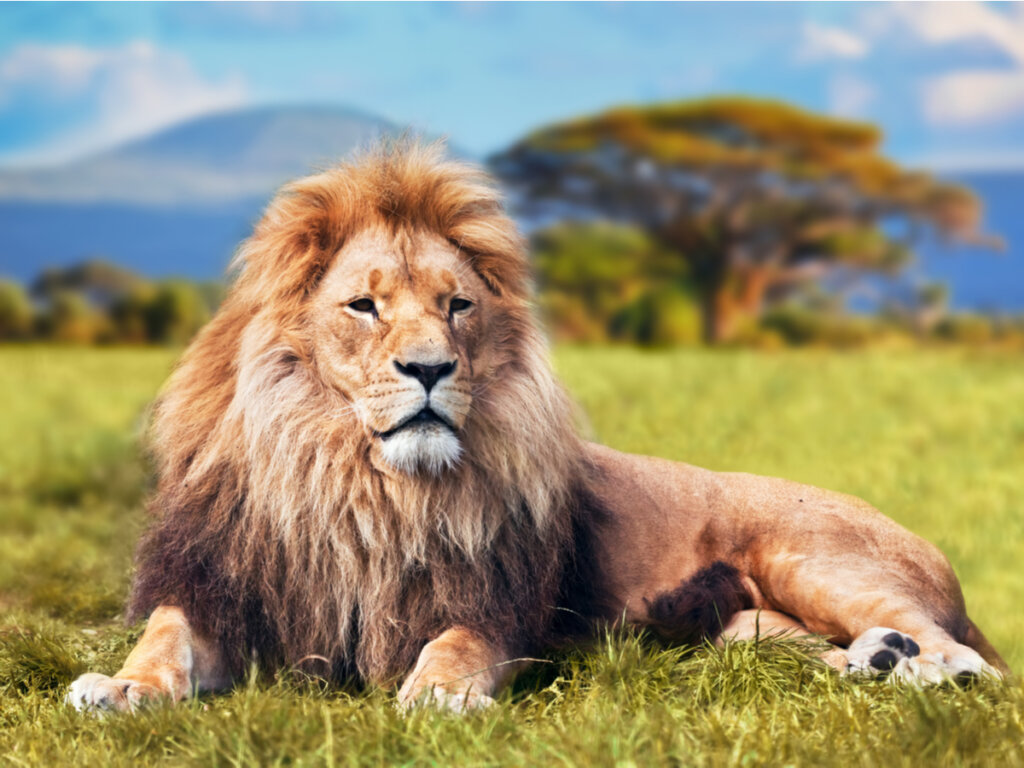
#> input picture phase2/lion.jpg, 1024 x 768 px
$ python phase1_keyframe_extraction.py --source phase2/lion.jpg --dest out
#> lines starting #> are read from the running program, lines starting #| are printed output that depends on the picture
import json
import os
import cv2
import csv
import numpy as np
import time
import peakutils
import matplotlib.pyplot as plt
import argparse
from PIL import Image

def scale(img, xScale, yScale):
    res = cv2.resize(img, None, fx=xScale, fy=yScale, interpolation=cv2.INTER_AREA)
    return res


def crop(infile, height, width):
    im = Image.open(infile)
    imgwidth, imgheight = im.size
    for i in range(imgheight // height):
        for j in range(imgwidth // width):
            box = (j * width, i * height, (j + 1) * width, (i + 1) * height)
            yield im.crop(box)


def averagePixels(path):
    r, g, b = 0, 0, 0
    count = 0
    pic = Image.open(path)
    for x in range(pic.size[0]):
        for y in range(pic.size[1]):
            imgData = pic.load()
            tempr, tempg, tempb = imgData[x, y]
            r += tempr
            g += tempg
            b += tempb
            count += 1
    return (r / count), (g / count), (b / count), count

def convert_frame_to_grayscale(frame):
    grayframe = None
    gray = None
    if frame is not None:
        cv2.cvtColor(frame, cv2.COLOR_BGR2GRAY)
        gray = cv2.cvtColor(frame, cv2.COLOR_BGR2GRAY)
        gray = scale(gray, 1, 1)
        grayframe = scale(gray, 1, 1)
        gray = cv2.GaussianBlur(gray, (9, 9), 0.0)
    return grayframe, gray

def prepare_dirs(keyframePath, imageGridsPath, csvPath):
    if not os.path.exists(keyframePath):
        os.makedirs(keyframePath)
    if not os.path.exists(imageGridsPath):
        os.makedirs(imageGridsPath)
    if not os.path.exists(csvPath):
        os.makedirs(csvPath)


def plot_metrics(indices, lstfrm, lstdiffMag):
    y = []
    plt.plot(indices, y[indices], "x")
    l = plt.plot(lstfrm, lstdiffMag, 'r-')
    plt.xlabel('frames')
    plt.ylabel('pixel difference')
    plt.title("Pixel value differences from frame to frame and the peak values")
    plt.show()

def timestampFormat(seconds):
    hours = int(seconds / 60 / 60)
    seconds -= hours*60*60
    minutes = int(seconds/60)
    seconds -= minutes*60
    return "%d:%02d:%02d" % (hours, minutes, seconds)


def keyframeDetection(source, dest, Thres, plotMetrics=False, verbose=False):

#> called with source = 'phase2/lion.jpg', dest = 'out', Thres = 0.3, plotMetrics = False, verbose = False
    keyframePath = dest+'/keyFrames'
    imageGridsPath = dest+'/imageGrids'
    csvPath = dest+'/csvFile'
    path2file = csvPath + '/output.csv'
    prepare_dirs(keyframePath, imageGridsPath, csvPath)

    cap = cv2.VideoCapture(source)
    length = int(cap.get(cv2.CAP_PROP_FRAME_COUNT))

    if (cap.isOpened()== False):
        print("Error opening video file")

    lstfrm = []
    lstdiffMag = []
    timeSpans = []
    images = []
    full_color = []
    lastFrame = None
    Start_time = time.process_time()
    #
    fps = cap.get(cv2.CAP_PROP_FPS)

    # Read until video is completed
    for i in range(length):
        ret, frame = cap.read()
        grayframe, blur_gray = convert_frame_to_grayscale(frame)

        frame_number = cap.get(cv2.CAP_PROP_POS_FRAMES) - 1
        lstfrm.append(frame_number)
        images.append(grayframe)
        full_color.append(frame)
        if frame_number == 0:
            lastFrame = blur_gray

        diff = cv2.subtract(blur_gray, lastFrame)
        diffMag = cv2.countNonZero(diff)
        lstdiffMag.append(diffMag)
        stop_time = time.process_time()
        time_Span = stop_time-Start_time
        timeSpans.append(time_Span)
        lastFrame = blur_gray
#> this loop made 1 pass
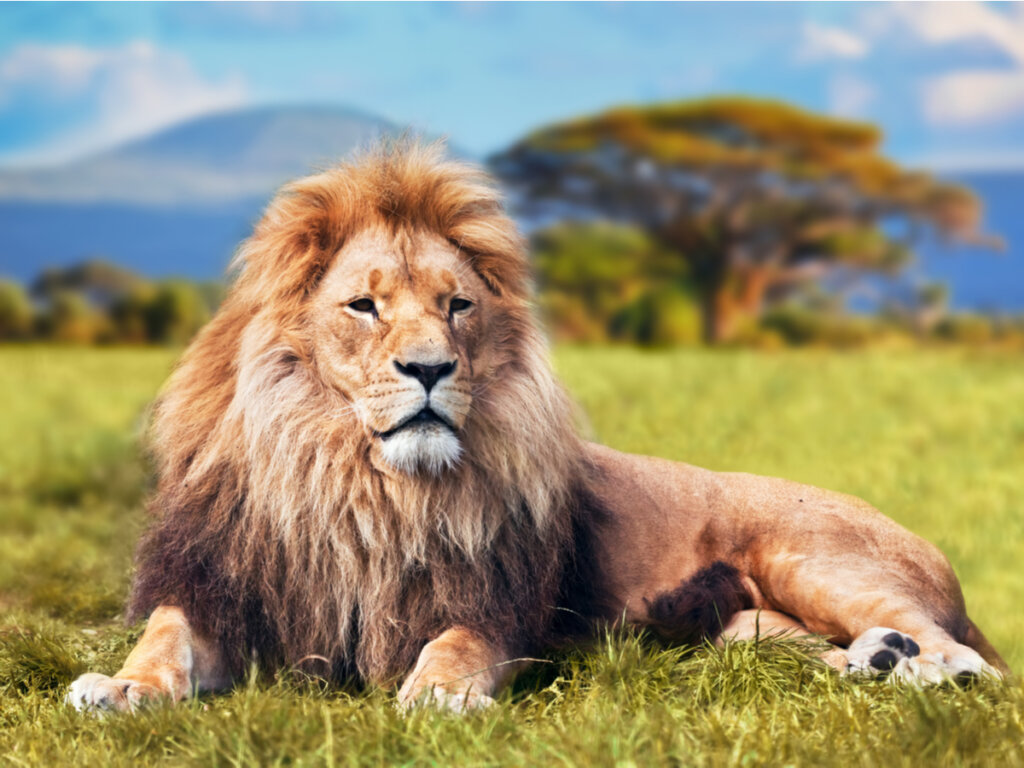
#> input picture phase2/lion.jpg, 1024 x 768 px
#> pass 1, in convert_frame_to_grayscale, `gray = cv2.cvtColor(frame, cv2.COLOR_BGR2GRAY)`:
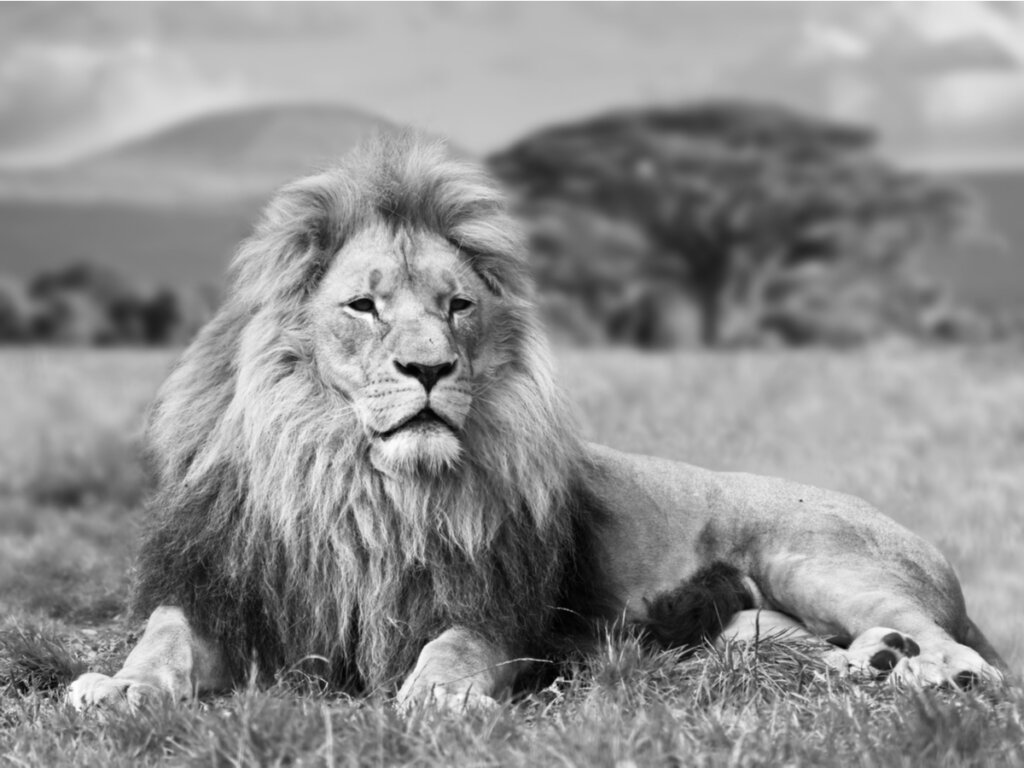
#> gray: shape (768, 1024); min 1, max 255, mean 143.9
#> frame is the input picture: shape (768, 1024, 3); mean B, G, R 114.4, 145, 152.8
#> after the loop, full_color = 1 item; images = 1 item; lstdiffMag = []; lstfrm = [-1]; timeSpans = []

    cap.release()
    y = np.array(lstdiffMag)
    base = peakutils.baseline(y, 2)
    indices = peakutils.indexes(y-base, Thres, min_dist=1)

    ##plot to monitor the selected keyframe
    if (plotMetrics):
        plot_metrics(indices, lstfrm, lstdiffMag)

    #
    frameDuration = 1/fps
    frameTs = {}
    frameTs['keyframes'] = []

    cnt = 1
    for x in indices:
        cv2.imwrite(os.path.join(keyframePath , 'keyframe'+ str(cnt) +'.jpg'), full_color[x])
        #Obtain the timestamp for each keyframe extracted
        timeStamp_temp = x*frameDuration
        timeStamp = timestampFormat(timeStamp_temp)
        filename = "keyFrame"+str(cnt) +'.jpg'
        #Create a dictionary that includes the most relevant information for each keyframe
        frameTs['keyframes'].append({
            "timeStamp":timeStamp,
            "frame": int(x),
            "fileName": filename,
        })
        log_message = 'keyframe ' + str(cnt) + ' happened at ' + str(timeStamp) + ' sec.'
        cnt +=1
        #LISTO
        print(x, timeStamp)
        if(verbose):
            print(log_message)
        with open(path2file, 'w') as csvFile:
            writer = csv.writer(csvFile)
            writer.writerows(log_message)
            csvFile.close()


    #Create a JSON document to store the keyframe dictionary previously created
    with open('timeStamps.json', 'w') as file:
        json.dump(frameTs, file, indent=4)


    cv2.destroyAllWindows()


def main():
    parser = argparse.ArgumentParser()

    parser.add_argument('-s','--source', help='source file', required=True)
    parser.add_argument('-d', '--dest', help='destination folder', required=True)
    parser.add_argument('-t','--Thres', help='Threshold of the image difference', default=0.3)

    args = parser.parse_args()


    keyframeDetection(args.source, args.dest, float(args.Thres))

if __name__ == '__main__':
#> (the run stopped early here; a loop or call above may not have finished)
